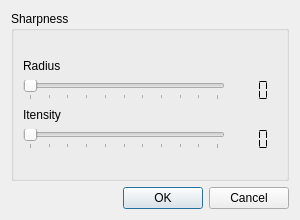
<?xml version="1.0" encoding="UTF-8"?>
<ui version="4.0">
 <class>sharpness_dialog</class>
 <widget class="QDialog" name="sharpness_dialog">
  <property name="geometry">
   <rect>
    <x>0</x>
    <y>0</y>
    <width>300</width>
    <height>220</height>
   </rect>
  </property>
  <property name="windowTitle">
   <string>Dialog</string>
  </property>
  <layout class="QGridLayout" name="gridLayout_8">
   <item row="0" column="0">
    <layout class="QGridLayout" name="gridLayout_7">
     <item row="0" column="0">
      <widget class="QGroupBox" name="groupBox">
       <property name="sizePolicy">
        <sizepolicy hsizetype="Expanding" vsizetype="Expanding">
         <horstretch>0</horstretch>
         <verstretch>0</verstretch>
        </sizepolicy>
       </property>
       <property name="title">
        <string>Sharpness</string>
       </property>
       <layout class="QGridLayout" name="gridLayout_6">
        <item row="0" column="0">
         <layout class="QGridLayout" name="gridLayout_5">
          <item row="0" column="0">
           <spacer name="verticalSpacer_2">
            <property name="orientation">
             <enum>Qt::Vertical</enum>
            </property>
            <property name="sizeHint" stdset="0">
             <size>
              <width>20</width>
              <height>10</height>
             </size>
            </property>
           </spacer>
          </item>
          <item row="1" column="0">
           <layout class="QGridLayout" name="gridLayout_2">
            <item row="0" column="0">
             <widget class="QLabel" name="label">
              <property name="sizePolicy">
               <sizepolicy hsizetype="Maximum" vsizetype="Preferred">
                <horstretch>0</horstretch>
                <verstretch>0</verstretch>
               </sizepolicy>
              </property>
              <property name="text">
               <string>Radius</string>
              </property>
             </widget>
            </item>
            <item row="1" column="0">
             <layout class="QGridLayout" name="gridLayout">
              <item row="0" column="0">
               <widget class="QSlider" name="radiusSlider">
                <property name="maximum">
                 <number>100</number>
                </property>
                <property name="orientation">
                 <enum>Qt::Horizontal</enum>
                </property>
                <property name="tickPosition">
                 <enum>QSlider::TicksBelow</enum>
                </property>
                <property name="tickInterval">
                 <number>10</number>
                </property>
               </widget>
              </item>
              <item row="0" column="1">
               <widget class="QLCDNumber" name="lcdNumber">
                <property name="sizePolicy">
                 <sizepolicy hsizetype="Preferred" vsizetype="Preferred">
                  <horstretch>0</horstretch>
                  <verstretch>0</verstretch>
                 </sizepolicy>
                </property>
                <property name="frameShape">
                 <enum>QFrame::NoFrame</enum>
                </property>
                <property name="frameShadow">
                 <enum>QFrame::Plain</enum>
                </property>
                <property name="digitCount">
                 <number>3</number>
                </property>
                <property name="segmentStyle">
                 <enum>QLCDNumber::Flat</enum>
                </property>
               </widget>
              </item>
             </layout>
            </item>
           </layout>
          </item>
          <item row="2" column="0">
           <layout class="QGridLayout" name="gridLayout_4">
            <item row="0" column="0">
             <widget class="QLabel" name="label_2">
              <property name="sizePolicy">
               <sizepolicy hsizetype="Maximum" vsizetype="Preferred">
                <horstretch>0</horstretch>
                <verstretch>0</verstretch>
               </sizepolicy>
              </property>
              <property name="text">
               <string>Itensity</string>
              </property>
             </widget>
            </item>
            <item row="1" column="0">
             <layout class="QGridLayout" name="gridLayout_3">
              <item row="0" column="0">
               <widget class="QSlider" name="intensitySlider">
                <property name="maximum">
                 <number>100</number>
                </property>
                <property name="orientation">
                 <enum>Qt::Horizontal</enum>
                </property>
                <property name="tickPosition">
                 <enum>QSlider::TicksBelow</enum>
                </property>
                <property name="tickInterval">
                 <number>10</number>
                </property>
               </widget>
              </item>
              <item row="0" column="1">
               <widget class="QLCDNumber" name="lcdNumber_2">
                <property name="sizePolicy">
                 <sizepolicy hsizetype="Preferred" vsizetype="Preferred">
                  <horstretch>0</horstretch>
                  <verstretch>0</verstretch>
                 </sizepolicy>
                </property>
                <property name="frameShape">
                 <enum>QFrame::NoFrame</enum>
                </property>
                <property name="frameShadow">
                 <enum>QFrame::Plain</enum>
                </property>
                <property name="digitCount">
                 <number>3</number>
                </property>
                <property name="segmentStyle">
                 <enum>QLCDNumber::Flat</enum>
                </property>
               </widget>
              </item>
             </layout>
            </item>
           </layout>
          </item>
          <item row="3" column="0">
           <spacer name="verticalSpacer">
            <property name="orientation">
             <enum>Qt::Vertical</enum>
            </property>
            <property name="sizeHint" stdset="0">
             <size>
              <width>20</width>
              <height>10</height>
             </size>
            </property>
           </spacer>
          </item>
         </layout>
        </item>
       </layout>
      </widget>
     </item>
     <item row="1" column="0">
      <widget class="QDialogButtonBox" name="buttonBox">
       <property name="orientation">
        <enum>Qt::Horizontal</enum>
       </property>
       <property name="standardButtons">
        <set>QDialogButtonBox::Cancel|QDialogButtonBox::Ok</set>
       </property>
      </widget>
     </item>
    </layout>
   </item>
  </layout>
 </widget>
 <resources/>
 <connections>
  <connection>
   <sender>radiusSlider</sender>
   <signal>valueChanged(int)</signal>
   <receiver>lcdNumber</receiver>
   <slot>display(int)</slot>
   <hints>
    <hint type="sourcelabel">
     <x>132</x>
     <y>91</y>
    </hint>
    <hint type="destinationlabel">
     <x>265</x>
     <y>80</y>
    </hint>
   </hints>
  </connection>
  <connection>
   <sender>intensitySlider</sender>
   <signal>valueChanged(int)</signal>
   <receiver>lcdNumber_2</receiver>
   <slot>display(int)</slot>
   <hints>
    <hint type="sourcelabel">
     <x>158</x>
     <y>137</y>
    </hint>
    <hint type="destinationlabel">
     <x>272</x>
     <y>139</y>
    </hint>
   </hints>
  </connection>
  <connection>
   <sender>buttonBox</sender>
   <signal>accepted()</signal>
   <receiver>sharpness_dialog</receiver>
   <slot>accept()</slot>
   <hints>
    <hint type="sourcelabel">
     <x>172</x>
     <y>198</y>
    </hint>
    <hint type="destinationlabel">
     <x>102</x>
     <y>218</y>
    </hint>
   </hints>
  </connection>
  <connection>
   <sender>buttonBox</sender>
   <signal>rejected()</signal>
   <receiver>sharpness_dialog</receiver>
   <slot>close()</slot>
   <hints>
    <hint type="sourcelabel">
     <x>260</x>
     <y>201</y>
    </hint>
    <hint type="destinationlabel">
     <x>149</x>
     <y>109</y>
    </hint>
   </hints>
  </connection>
 </connections>
</ui>
